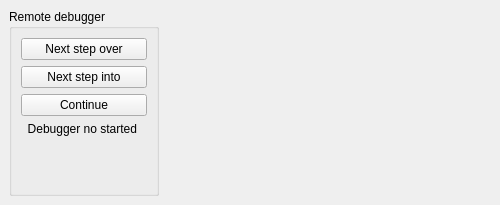
<ui version="4.0" >
 <author>Xiantia</author>
 <comment></comment>
 <exportmacro></exportmacro>
 <class>UIdebuger</class>
 <widget class="QFrame" name="UIdebuger" >
  <property name="geometry" >
   <rect>
    <x>0</x>
    <y>0</y>
    <width>500</width>
    <height>205</height>
   </rect>
  </property>
  <property name="sizePolicy" >
   <sizepolicy>
    <hsizetype>0</hsizetype>
    <vsizetype>13</vsizetype>
    <horstretch>0</horstretch>
    <verstretch>0</verstretch>
   </sizepolicy>
  </property>
  <property name="mouseTracking" >
   <bool>true</bool>
  </property>
  <property name="windowTitle" >
   <string>Debuger</string>
  </property>
  <property name="windowIcon" >
   <iconset/>
  </property>
  <layout class="QGridLayout" >
   <property name="margin" >
    <number>9</number>
   </property>
   <property name="spacing" >
    <number>6</number>
   </property>
   <item row="0" column="0" >
    <layout class="QHBoxLayout" >
     <property name="margin" >
      <number>0</number>
     </property>
     <property name="spacing" >
      <number>6</number>
     </property>
     <item>
      <widget class="QGroupBox" name="groupBox" >
       <property name="sizePolicy" >
        <sizepolicy>
         <hsizetype>1</hsizetype>
         <vsizetype>13</vsizetype>
         <horstretch>0</horstretch>
         <verstretch>0</verstretch>
        </sizepolicy>
       </property>
       <property name="minimumSize" >
        <size>
         <width>150</width>
         <height>16</height>
        </size>
       </property>
       <property name="title" >
        <string>Remote debugger</string>
       </property>
       <layout class="QGridLayout" >
        <property name="margin" >
         <number>9</number>
        </property>
        <property name="spacing" >
         <number>6</number>
        </property>
        <item row="0" column="0" >
         <layout class="QVBoxLayout" >
          <property name="margin" >
           <number>0</number>
          </property>
          <property name="spacing" >
           <number>6</number>
          </property>
          <item>
           <widget class="QPushButton" name="butonNextStepOver" >
            <property name="text" >
             <string>Next step over</string>
            </property>
            <property name="icon" >
             <iconset resource="../resources/resources.qrc" >:/Icons/Icons/editgoto.png</iconset>
            </property>
           </widget>
          </item>
          <item>
           <widget class="QPushButton" name="butonNextStepInto" >
            <property name="text" >
             <string>Next step into</string>
            </property>
            <property name="icon" >
             <iconset resource="../resources/resources.qrc" >:/Icons/Icons/editgoto.png</iconset>
            </property>
           </widget>
          </item>
          <item>
           <widget class="QPushButton" name="butonContinue" >
            <property name="text" >
             <string>Continue</string>
            </property>
            <property name="icon" >
             <iconset resource="../resources/resources.qrc" >:/Icons/Icons/editredo.png</iconset>
            </property>
           </widget>
          </item>
          <item>
           <widget class="QLabel" name="gdbWorking" >
            <property name="autoFillBackground" >
             <bool>false</bool>
            </property>
            <property name="frameShape" >
             <enum>QFrame::NoFrame</enum>
            </property>
            <property name="lineWidth" >
             <number>1</number>
            </property>
            <property name="text" >
             <string>Debugger no started </string>
            </property>
            <property name="scaledContents" >
             <bool>false</bool>
            </property>
            <property name="alignment" >
             <set>Qt::AlignCenter</set>
            </property>
           </widget>
          </item>
          <item>
           <spacer>
            <property name="orientation" >
             <enum>Qt::Vertical</enum>
            </property>
            <property name="sizeHint" >
             <size>
              <width>20</width>
              <height>40</height>
             </size>
            </property>
           </spacer>
          </item>
         </layout>
        </item>
       </layout>
      </widget>
     </item>
     <item>
      <widget class="QStackedWidget" name="stackedWidget" >
       <property name="sizePolicy" >
        <sizepolicy>
         <hsizetype>1</hsizetype>
         <vsizetype>13</vsizetype>
         <horstretch>0</horstretch>
         <verstretch>0</verstretch>
        </sizepolicy>
       </property>
       <widget class="QWidget" name="page_2" >
        <property name="sizePolicy" >
         <sizepolicy>
          <hsizetype>1</hsizetype>
          <vsizetype>13</vsizetype>
          <horstretch>0</horstretch>
          <verstretch>0</verstretch>
         </sizepolicy>
        </property>
       </widget>
      </widget>
     </item>
    </layout>
   </item>
  </layout>
 </widget>
 <pixmapfunction></pixmapfunction>
 <resources>
  <include location="../ide/src/resources/resources.qrc" />
  <include location="../resources/resources.qrc" />
 </resources>
 <connections/>
</ui>
